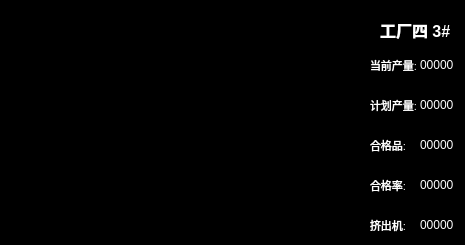
     <widget class="QFrame" name="frame_curve15">
      <property name="geometry">
       <rect>
        <x>965</x>
        <y>765</y>
        <width>465</width>
        <height>245</height>
       </rect>
      </property>
      <property name="styleSheet">
       <string notr="true">background-color: rgb(0, 0, 0);</string>
      </property>
      <property name="frameShape">
       <enum>QFrame::StyledPanel</enum>
      </property>
      <property name="frameShadow">
       <enum>QFrame::Raised</enum>
      </property>
      <widget class="QWidget" name="curve15_data1" native="true">
       <property name="geometry">
        <rect>
         <x>370</x>
         <y>50</y>
         <width>95</width>
         <height>30</height>
        </rect>
       </property>
       <widget class="QLabel" name="curve15_data1_title">
        <property name="geometry">
         <rect>
          <x>0</x>
          <y>0</y>
          <width>50</width>
          <height>30</height>
         </rect>
        </property>
        <property name="font">
         <font>
          <pointsize>8</pointsize>
          <weight>50</weight>
          <bold>false</bold>
         </font>
        </property>
        <property name="layoutDirection">
         <enum>Qt::LeftToRight</enum>
        </property>
        <property name="autoFillBackground">
         <bool>false</bool>
        </property>
        <property name="styleSheet">
         <string notr="true">color: rgb(255, 255, 255);</string>
        </property>
        <property name="text">
         <string>当前产量:</string>
        </property>
       </widget>
       <widget class="QLabel" name="curve15_data1_data">
        <property name="geometry">
         <rect>
          <x>50</x>
          <y>0</y>
          <width>45</width>
          <height>30</height>
         </rect>
        </property>
        <property name="styleSheet">
         <string notr="true">color: rgb(255, 255, 255);</string>
        </property>
        <property name="text">
         <string>00000</string>
        </property>
       </widget>
      </widget>
      <widget class="QWidget" name="curve15_data2" native="true">
       <property name="geometry">
        <rect>
         <x>370</x>
         <y>90</y>
         <width>95</width>
         <height>30</height>
        </rect>
       </property>
       <widget class="QLabel" name="curve15_data2_title">
        <property name="geometry">
         <rect>
          <x>0</x>
          <y>0</y>
          <width>50</width>
          <height>30</height>
         </rect>
        </property>
        <property name="font">
         <font>
          <pointsize>8</pointsize>
          <weight>50</weight>
          <bold>false</bold>
         </font>
        </property>
        <property name="layoutDirection">
         <enum>Qt::LeftToRight</enum>
        </property>
        <property name="autoFillBackground">
         <bool>false</bool>
        </property>
        <property name="styleSheet">
         <string notr="true">color: rgb(255, 255, 255);</string>
        </property>
        <property name="text">
         <string>计划产量:</string>
        </property>
       </widget>
       <widget class="QLabel" name="curve15_data2_data">
        <property name="geometry">
         <rect>
          <x>50</x>
          <y>0</y>
          <width>45</width>
          <height>30</height>
         </rect>
        </property>
        <property name="styleSheet">
         <string notr="true">color: rgb(255, 255, 255);</string>
        </property>
        <property name="text">
         <string>00000</string>
        </property>
       </widget>
      </widget>
      <widget class="QWidget" name="curve15_data3" native="true">
       <property name="geometry">
        <rect>
         <x>370</x>
         <y>130</y>
         <width>95</width>
         <height>30</height>
        </rect>
       </property>
       <widget class="QLabel" name="curve15_data3_title">
        <property name="geometry">
         <rect>
          <x>0</x>
          <y>0</y>
          <width>50</width>
          <height>30</height>
         </rect>
        </property>
        <property name="font">
         <font>
          <pointsize>8</pointsize>
          <weight>50</weight>
          <bold>false</bold>
         </font>
        </property>
        <property name="layoutDirection">
         <enum>Qt::LeftToRight</enum>
        </property>
        <property name="autoFillBackground">
         <bool>false</bool>
        </property>
        <property name="styleSheet">
         <string notr="true">color: rgb(255, 255, 255);</string>
        </property>
        <property name="text">
         <string>合格品:</string>
        </property>
       </widget>
       <widget class="QLabel" name="curve15_data3_data">
        <property name="geometry">
         <rect>
          <x>50</x>
          <y>0</y>
          <width>45</width>
          <height>30</height>
         </rect>
        </property>
        <property name="styleSheet">
         <string notr="true">color: rgb(255, 255, 255);</string>
        </property>
        <property name="text">
         <string>00000</string>
        </property>
       </widget>
      </widget>
      <widget class="QWidget" name="curve15_data4" native="true">
       <property name="geometry">
        <rect>
         <x>370</x>
         <y>170</y>
         <width>95</width>
         <height>30</height>
        </rect>
       </property>
       <widget class="QLabel" name="curve15_data4_title">
        <property name="geometry">
         <rect>
          <x>0</x>
          <y>0</y>
          <width>50</width>
          <height>30</height>
         </rect>
        </property>
        <property name="font">
         <font>
          <pointsize>8</pointsize>
          <weight>50</weight>
          <bold>false</bold>
         </font>
        </property>
        <property name="layoutDirection">
         <enum>Qt::LeftToRight</enum>
        </property>
        <property name="autoFillBackground">
         <bool>false</bool>
        </property>
        <property name="styleSheet">
         <string notr="true">color: rgb(255, 255, 255);</string>
        </property>
        <property name="text">
         <string>合格率:</string>
        </property>
       </widget>
       <widget class="QLabel" name="curve15_data4_data">
        <property name="geometry">
         <rect>
          <x>50</x>
          <y>0</y>
          <width>45</width>
          <height>30</height>
         </rect>
        </property>
        <property name="styleSheet">
         <string notr="true">color: rgb(255, 255, 255);</string>
        </property>
        <property name="text">
         <string>00000</string>
        </property>
       </widget>
      </widget>
      <widget class="QWidget" name="curve15_data5" native="true">
       <property name="geometry">
        <rect>
         <x>370</x>
         <y>210</y>
         <width>95</width>
         <height>30</height>
        </rect>
       </property>
       <widget class="QLabel" name="curve15_data5_title">
        <property name="geometry">
         <rect>
          <x>0</x>
          <y>0</y>
          <width>50</width>
          <height>30</height>
         </rect>
        </property>
        <property name="font">
         <font>
          <pointsize>8</pointsize>
          <weight>50</weight>
          <bold>false</bold>
         </font>
        </property>
        <property name="layoutDirection">
         <enum>Qt::LeftToRight</enum>
        </property>
        <property name="autoFillBackground">
         <bool>false</bool>
        </property>
        <property name="styleSheet">
         <string notr="true">color: rgb(255, 255, 255);</string>
        </property>
        <property name="text">
         <string>挤出机:</string>
        </property>
       </widget>
       <widget class="QLabel" name="curve15_data5_data">
        <property name="geometry">
         <rect>
          <x>50</x>
          <y>0</y>
          <width>45</width>
          <height>30</height>
         </rect>
        </property>
        <property name="styleSheet">
         <string notr="true">color: rgb(255, 255, 255);</string>
        </property>
        <property name="text">
         <string>00000</string>
        </property>
       </widget>
      </widget>
      <widget class="QLabel" name="curve15_title">
       <property name="geometry">
        <rect>
         <x>380</x>
         <y>10</y>
         <width>80</width>
         <height>40</height>
        </rect>
       </property>
       <property name="font">
        <font>
         <pointsize>12</pointsize>
         <weight>75</weight>
         <bold>true</bold>
        </font>
       </property>
       <property name="layoutDirection">
        <enum>Qt::LeftToRight</enum>
       </property>
       <property name="autoFillBackground">
        <bool>false</bool>
       </property>
       <property name="styleSheet">
        <string notr="true">color: rgb(255, 255, 255);</string>
       </property>
       <property name="text">
        <string>工厂四 3#</string>
       </property>
      </widget>
      <widget class="QWidget" name="curve15" native="true">
       <property name="geometry">
        <rect>
         <x>0</x>
         <y>0</y>
         <width>370</width>
         <height>245</height>
        </rect>
       </property>
      </widget>
     </widget>
